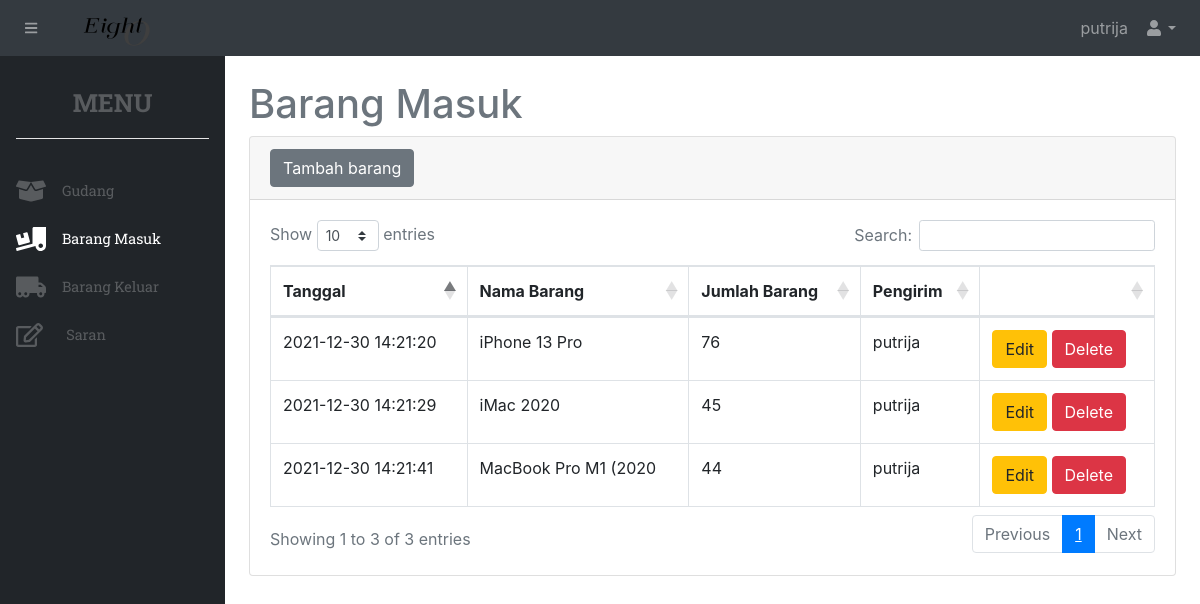
/stockbarang/masuk.php (signed in), run on the app's committed database.
### tables this page shows
CREATE TABLE `masuk` (
  `idmasuk` int(11) NOT NULL,
  `idbarang` int(11) NOT NULL,
  `tanggal` timestamp NOT NULL DEFAULT current_timestamp(),
  `keterangan` varchar(20) NOT NULL,
  `kuantitas` int(11) NOT NULL
);

CREATE TABLE `stok` (
  `idbarang` int(11) NOT NULL,
  `namabarang` varchar(20) NOT NULL,
  `deskripsi` varchar(20) NOT NULL,
  `image` text NOT NULL,
  `stock` int(11) NOT NULL
);

### stockbarang/masuk.php (the view, shortened to what this page needs)
<?php include "include/header.php"; ?>
<h1 class="mt-4">Barang Masuk</h1>
<div class="card mb-4">
    <div class="card-header">
        <button type="button" class="btn btn-secondary" data-toggle="modal" data-target="#myModal">
            Tambah barang
        </button>
    </div>
    <div class="card-body">
        <div class="table-responsive">
            <table class="table table-bordered" id="dataTable" width="100%" cellspacing="0">
                <thead>
                    <tr>
                        <th>Tanggal</th>
                        <th>Nama Barang</th>
                        <th>Jumlah Barang</th>
                        <th>Pengirim</th>
                        <?php if($_SESSION['level'] == 'admin'){ ?>
                        <th></th>
                        <?php } ?>
                    </tr>
                </thead>
                <tbody>
                <?php
                    $ambilsemuadatastock = mysqli_query($koneksi,"select * from masuk m, stok s where s.idbarang = m.idbarang");
                    while($data=mysqli_fetch_array($ambilsemuadatastock)){
                        $idmasuk = $data ['idmasuk'];
                        $tanggal= $data['tanggal'];
                        $namabarang = $data['namabarang'];
                        $kuantitas = $data['kuantitas'];
                    ?>
                    <tr>
                        <td><?=$tanggal?></td>
                        <td><?=$namabarang;?></td>
                        <td><?=$kuantitas;?></td>
                        <td><?php echo "$_SESSION[username]";?></td>
                        <?php if($_SESSION['level'] == 'admin'){ ?>
                        <td>
                                <button type="button" class="btn btn-warning" data-toggle="modal" data-target="#edit<?=$idmasuk?>">
                                    Edit
                                </button>
                                <button type="button" class="btn btn-danger" data-toggle="modal" data-target="#delete<?=$idmasuk?>">
                                    Delete
                                </button>
                            </td>
                            <?php } ?>
                    </tr>
                    <?php
                    };
                ?>
                </tbody>
            </table>
        </div>
    </div>
</div>
<?php include "include/footer.php"; ?>

### data on the page
masuk: tanggal "2021-12-30 14:21:20", stok.namabarang "iPhone 13 Pro", kuantitas "76"
masuk: tanggal "2021-12-30 14:21:29", stok.namabarang "iMac 2020", kuantitas "45"
masuk: tanggal "2021-12-30 14:21:41", stok.namabarang "MacBook Pro M1 (2020", kuantitas "44"

### other printed values
$_SESSION[username] "putrija"
